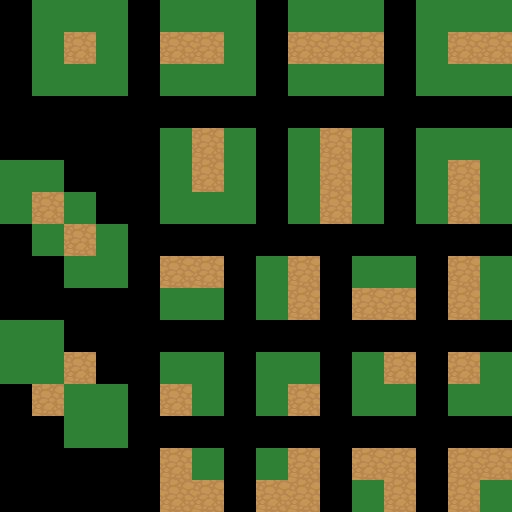

Below is a game level as drawn by its tile map, then a one-line description and the .tmx that defines it (tile-layer data replaced by summaries):
An orthogonal 16x16 tile map with 32x32 px tiles, 1 tile layer (input_set), 3 hidden layers not drawn, 3 tilesets.

<map version="1.0" orientation="orthogonal" width="16" height="16" tilewidth="32" tileheight="32">
 <properties>
  <property name="AutomappingRadius" value="2" />
 </properties>
 <tileset firstgid="1" name="tile_dirt" tilewidth="32" tileheight="32">
  <image source="../tile_dirt.png" trans="ff00ff" width="96" height="192" />
 </tileset>
 <tileset firstgid="19" name="tile_grass" tilewidth="32" tileheight="32">
  <image source="../tile_grass.png" trans="ff00ff" width="96" height="192" />
 </tileset>
 <tileset firstgid="37" name="tile_grass_offset" tilewidth="32" tileheight="32">
  <tileoffset x="16" y="16" />
  <image source="../tile_grass_offset.png" trans="ff00ff" width="96" height="192" />
 </tileset>
 <layer name="regions" width="16" height="16" visible="0" opacity="0.43">
  <data>[256 cells, 131 non-empty, 1 distinct tile ids]</data>
 </layer>
 <layer name="input_set" width="16" height="16">
  <data>[256 cells, 131 non-empty, 2 distinct tile ids]</data>
 </layer>
 <layer name="output_floor1" width="16" height="16" visible="0">
  <data>[256 cells, 44 non-empty, 13 distinct tile ids]</data>
 </layer>
 <layer name="output_floor2" width="16" height="16" visible="0">
  <data>[256 cells, 4 non-empty, 4 distinct tile ids]</data>
 </layer>
</map>
